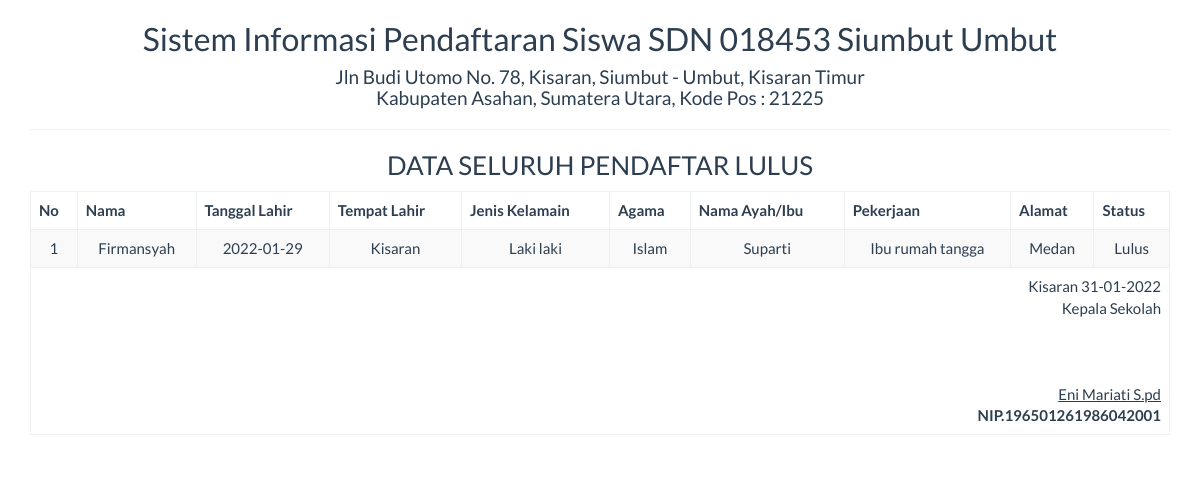
The page /report/lulus_semua.php on the database its author committed.
### tables this page shows
CREATE TABLE `tbl_pendaftar` (
  `id` int(11) NOT NULL,
  `nmsiswa` varchar(255) NOT NULL,
  `tgllahir` date NOT NULL,
  `tempatlahir` varchar(50) NOT NULL,
  `jk` varchar(20) NOT NULL,
  `agama` varchar(20) NOT NULL,
  `nmortu` varchar(255) NOT NULL,
  `pekerjaan` varchar(50) NOT NULL,
  `nohp` varchar(15) NOT NULL,
  `nowa` varchar(15) NOT NULL,
  `alamat` varchar(200) NOT NULL,
  `id_status` varchar(20) NOT NULL
);

### report/lulus_semua.php (the view, shortened to what this page needs)
<!DOCTYPE html>
<html>
    <head>
        <link href="../Assets/css/bootstrap.min.css" rel="stylesheet" type="text/css"/>
    </head>
    <body onload="print()">
        <?php
        include '../config/koneksi.php';
        ?>
        <div class="container">
            <div class='row'>
                <div class="col-sm-12">
                    <div class="text-center">
                        <h2>Sistem Informasi Pendaftaran Siswa SDN 018453 Siumbut Umbut </h2>
                        <h4> Jln Budi Utomo No. 78, Kisaran, Siumbut - Umbut, Kisaran Timur <br>Kabupaten Asahan, Sumatera Utara, Kode Pos : 21225</h4>
                        <hr>
                        <h3>DATA SELURUH PENDAFTAR LULUS</h3>
                        <table class="table table-bordered table-striped table-hover">
                        <tbody>
                                <thead>
								<tr>
								<th>No</th>
                                <th>Nama</th>
                                <th>Tanggal Lahir</th>
                                <th>Tempat Lahir</th>
                                <th>Jenis Kelamain</th>
                                <th>Agama</th>
                                <th>Nama Ayah/Ibu</th>
                                <th>Pekerjaan</th>
                                <th>Alamat</th>
                                <th>Status</th>
								</tr>
								</thead>
							<tbody>
                            <?php
                            $sql = "SELECT * FROM tbl_pendaftar where id_status='Lulus'";
                            $query = mysqli_query($koneksi, $sql) or die("SQL Anda Salah");
                            $nomor = 0;
                            while ($data = mysqli_fetch_array($query)) {
                                $nomor++;
                                ?>
                                <tr>
                                    <td><?= $nomor ?></td>
									<td><?= $data['nmsiswa'] ?></td>
                                    <td><?= $data['tgllahir'] ?></td>
                                    <td><?= $data['tempatlahir'] ?></td>
                                    <td><?= $data['jk'] ?></td>
                                    <td><?= $data['agama'] ?></td>
                                    <td><?= $data['nmortu'] ?></td>
                                    <td><?= $data['pekerjaan'] ?></td>
                                    <td><?= $data['alamat'] ?></td>
                                    <td><?= $data['id_status'] ?></td>
                                </tr>
                            <?php } ?>
							</tbody>
                        </tbody>
                            <tfoot>
                                <tr>
                                    <td colspan="10" class="text-right">
                                        Kisaran  <?= date("d-m-Y") ?>
                                        <br>
                                        Kepala Sekolah
                                        <br><br><br><br>
                                        <u>Eni Mariati S.pd<strong></u><br>
                                        NIP.196501261986042001
                                    </td>
								</tr>
							</tfoot>
                        </table>
                    </div>
                </div>
            </div>
    </body>
</html>

### rows shown on the page
tbl_pendaftar: nmsiswa "Firmansyah", tgllahir "2022-01-29", tempatlahir "Kisaran", jk "Laki laki", agama "Islam", nmortu "Suparti", pekerjaan "Ibu rumah tangga", alamat "Medan", id_status "Lulus"
